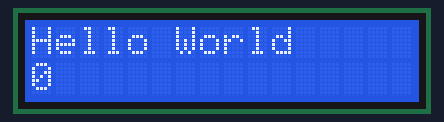
Simulated run of this program. Board: Raspberry Pi (header pin numbers). On the bench: 16×2 character LCD. The clock reads 2024-03-15 10:24:30 at power-on unless the program sets it.

Above: at 0.1 s.
At 4.1 s:
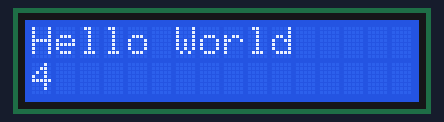
At 9.1 s:
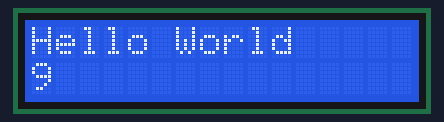
At 19.1 s:
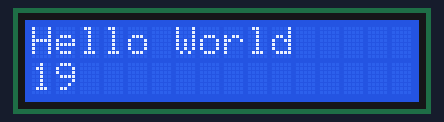
At 29.1 s:
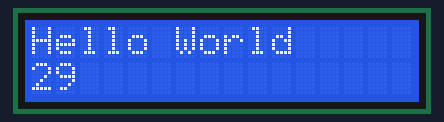
At 39.0 s:
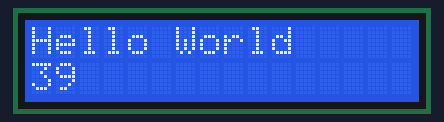

The program:

4A_LCD_HelloWorld.py
```python
import RPi.GPIO as GPIO
from RPLCD.gpio import CharLCD
import time

try:
	initTime = time.time()
	lcd = CharLCD(cols=16, rows=2,pin_rw=None,pin_rs=37,pin_e=35,pins_data=[33,31,29,23],numbering_mode=GPIO.BOARD)
	lcd.clear()
	lcd.cursor_pos = (0,0)
	lcd.write_string('Hello World')
	while True:
		lcd.cursor_pos = (1,0)
		lcd.write_string(str(round(time.time()-initTime)))
		time.sleep(.998)

except KeyboardInterrupt:
	pass
GPIO.cleanup()
```

Measured:
- what the display in image 1 shows lasts 1.0 s, from 4.0 s to 5.0 s
